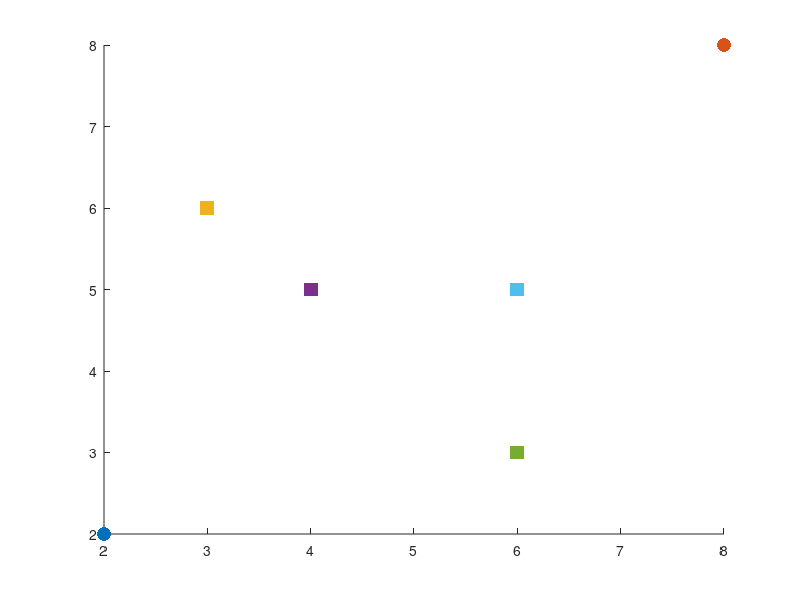

Here is the MATLAB script that generated this plot: (Note: this script raises an error after producing the figure.)
clf;
%coordinates
source = [2,2]; 
destination = [8,8]; 
relay1 = [3,6];
relay2 = [4,5];  
relay3= [6,3];
relay4 = [6,5];
eavedropper=[2,8];

scatter(source(1), source(2), 100, 'o', 'filled');  
hold on;
scatter(destination(1), destination(2), 100, 'o', 'filled'); 
scatter(relay1(1), relay1(2), 100, 's', 'filled');  
scatter(relay2(1), relay2(2), 100, 's', 'filled');  
scatter(relay3(1), relay3(2), 100, 's', 'filled');  
scatter(relay4(1), relay4(2), 100, 's', 'filled');
%scatter(relay5(1), relay5(2), 100, 's', 'filled');
scatter(eavedropper(1), eavedropper(2), 100, 'diamond','red','filled');
% 
xlabel('Distance(km)');
ylabel('Distance(km)');


axis([1 10 1 10]);
text(source(1), source(2) - 0.05, 'Source', 'HorizontalAlignment', 'center', 'VerticalAlignment', 'top', 'FontSize', 8);
text(destination(1), destination(2) - 0.05, 'Destination', 'HorizontalAlignment', 'center', 'VerticalAlignment', 'top', 'FontSize', 8);
text(relay1(1), relay1(2) + 0.05, 'relay 1', 'HorizontalAlignment', 'center', 'VerticalAlignment', 'bottom', 'FontSize', 8);
text(relay2(1), relay2(2) + 0.05, 'relay 2', 'HorizontalAlignment', 'center', 'VerticalAlignment', 'bottom', 'FontSize', 8);
text(relay3(1), relay3(2) - 0.05, 'relay 3', 'HorizontalAlignment', 'center', 'VerticalAlignment', 'top', 'FontSize', 8);
text(relay4(1), relay4(2) - 0.05, 'relay 4', 'HorizontalAlignment', 'center', 'VerticalAlignment', 'top', 'FontSize', 8);

text(eavedropper(1), eavedropper(2) - 0.05, 'eavedropper', 'HorizontalAlignment', 'center', 'VerticalAlignment', 'top', 'FontSize', 8);
plot([relay3(1),destination(1)],[relay3(2),destination(2)],'b-', 'LineWidth', 1);
plot([relay1(1),destination(1)],[relay1(2),destination(2)],'g-', 'LineWidth', 1);
plot([relay2(1),destination(1)],[relay2(2),destination(2)],'o-', 'LineWidth', 1);
plot([relay4(1),destination(1)],[relay4(2),destination(2)],'k-', 'LineWidth', 1);

plot([relay2(1),source(1)],[relay2(2),source(2)],'o-', 'LineWidth', 1);
plot([relay3(1),source(1)],[relay3(2),source(2)],'b-', 'LineWidth', 1);
plot([relay4(1),source(1)],[relay4(2),source(2)],'k-', 'LineWidth', 1);
plot([relay1(1),source(1)],[relay1(2),source(2)],'g-', 'LineWidth', 1);

plot([relay2(1),eavedropper(1)],[relay2(2),eavedropper(2)],'r--', 'LineWidth', 1);
plot([relay3(1),eavedropper(1)],[relay3(2),eavedropper(2)],'r--', 'LineWidth', 1);
plot([relay4(1),eavedropper(1)],[relay4(2),eavedropper(2)],'r--', 'LineWidth', 1);
plot([relay1(1),eavedropper(1)],[relay1(2),eavedropper(2)],'r--', 'LineWidth', 1);
